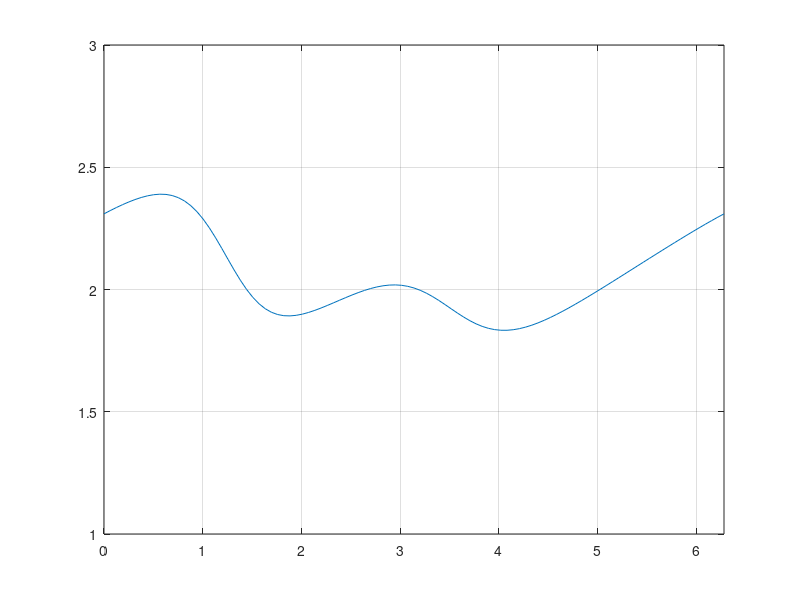
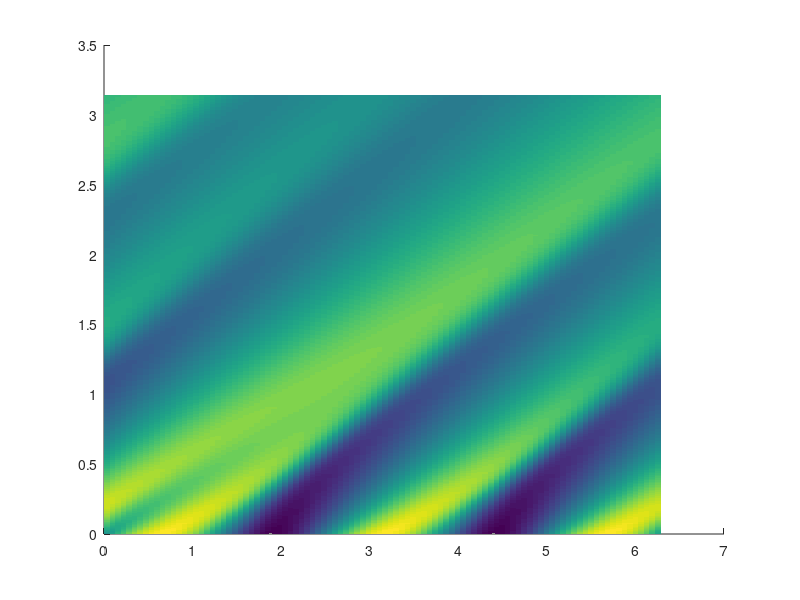

The MATLAB source for these figures, in order:
%Burgers equation in 1D - this combines the diffusion and convection
%equations from earlier

clear;

nx = 101; xmax = 2*pi;
xx = linspace(0, xmax, nx);
dx = xmax/(nx-1);
nt = 1000;
sigma = 0.1; nu  = 0.05;
dt = dx * nu;
t = linspace(0, dt*nt, nt);

%Sawtooth function initial condition
%{
syms phi(x) u(x)
phi(x) = exp(-x^2 / (4*nu)) + exp(-(x-2*pi)^2 / (4*nu));
u(x) = -(2*nu)/phi(x) * diff(phi, x) + 4;
ufunc = matlabFunction(u(x));
%}

u = zeros(nt, nx);
u(1, :) = sin(5 * pi/xmax * xx) + 2;

for j = 1:1:nt-1
    for i = 2:1:nx-1
        u(j+1, i) = u(j, i) - (u(j, i) * dt/dx * (u(j, i) - u(j, i-1))) + (nu * dt/(dx.^2) * (u(j, i+1) - 2*u(j, i) + u(j, i-1)));
    end
    
    %Periodic boundary condition - the last point on the function u(x)
    %becomes the first point so the wave loops around on the plot
    u(j+1, 1) = u(j, 1) - (u(j, 1) * dt/dx * (u(j, 1) - u(j, nx-1))) + (nu * dt/(dx.^2) * (u(j, 2) - 2*u(j, 1) + u(j, nx-1)));
    u(j+1, nx) = u(j+1, 1);
end

l = plot(xx, u(1, :)); grid on; axis tight manual;
for n = 2:1:nt
    set(l, 'YData', u(n, :));
    pause(0.01);
end

figure();
[X, T] = meshgrid(xx, t);
a = surface(X, T, u);
set(a, 'LineStyle', 'none');
